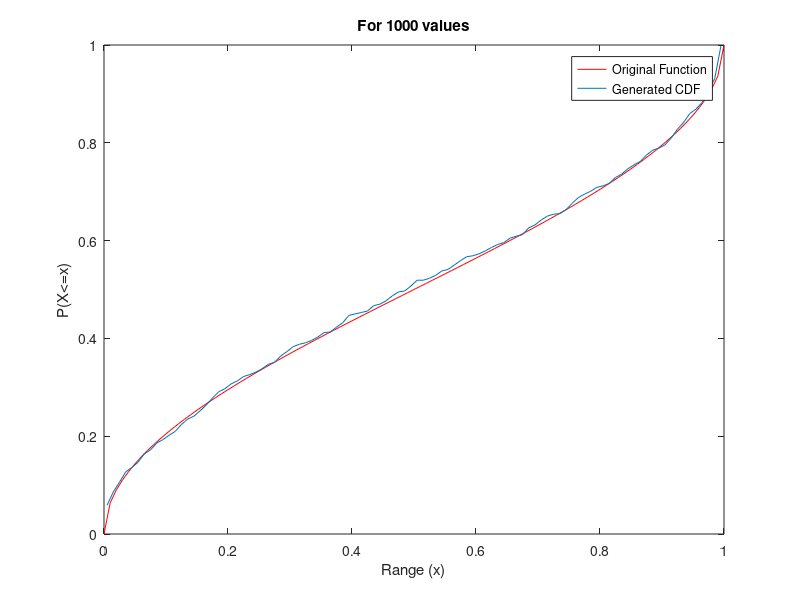
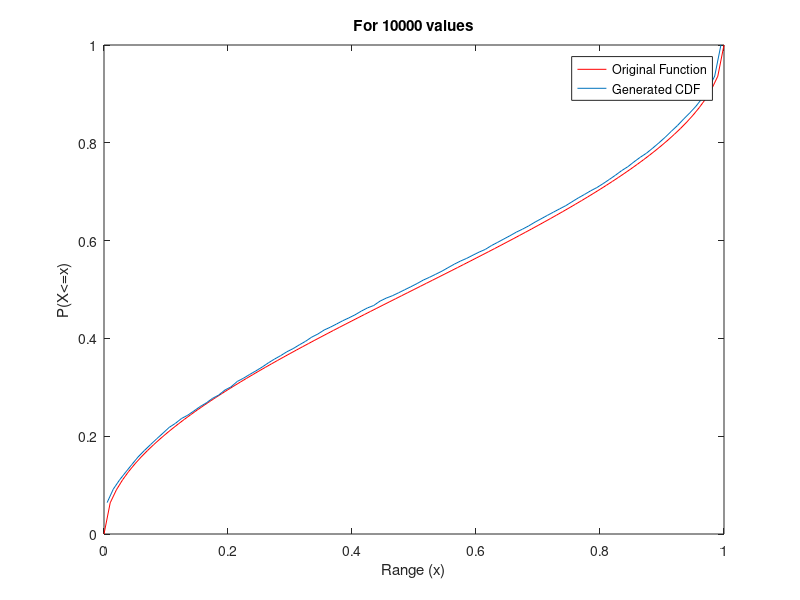
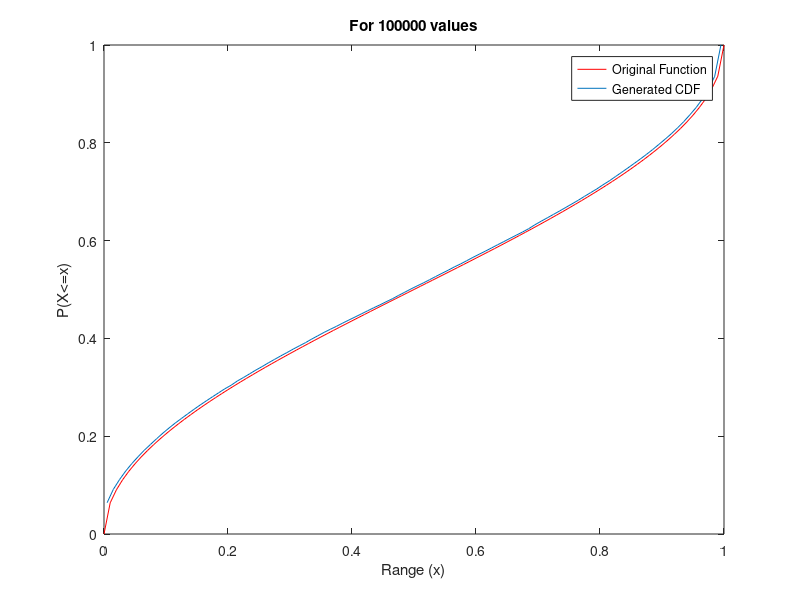

These charts were generated, in order, by the following MATLAB code:
clc
a=34;
b=0;
m=345;
st1=zeros(1000,1);
st2=zeros(10000,1);
st3=zeros(100000,1);
st1(1,1)=3;
st2(1,1)=5;
st3(1,1)=5;
for i=2:17
    st1(i,1)=mod(a*st1(i-1)+b,m);
    st2(i,1)=mod(a*st2(i-1)+b,m);
    st3(i,1)=mod(a*st3(i-1)+b,m);
end
st1=st1/m;
st2=st2/m;
st3=st3/m;
for i=18:1000
    st1(i,1)=st1(i-17,1)-st1(i-5,1);
    if st1(i,1)<0   
        st1(i,1)=st1(i,1)+1;
    end
end
for i=18:10000
    st2(i,1)=st2(i-17,1)-st2(i-5,1);
    if st2(i,1)<0   
        st2(i,1)=st2(i,1)+1;
    end
end
for i=18:100000
    st3(i,1)=st3(i-17,1)-st3(i-5,1);
    if st3(i,1)<0   
        st3(i,1)=st3(i,1)+1;
    end
end
g1=zeros(1000,1);
g2=zeros(10000,1);
g3=zeros(100000,1);
g1=0.5-0.5*cos(st1*pi);
g2=0.5-0.5*cos(st2*pi);
g3=0.5-0.5*cos(st3*pi);
frange=0:0.01:1;
count1=histc(g1,frange);
ans1=zeros(101,1);
ans1(1,1)=count1(1,1);
for i=2:101
    ans1(i,1)=ans1(i-1,1)+count1(i,1);
end
count2=histc(g2,frange);
ans2=zeros(101,1);
ans2(1,1)=count2(1,1);
for i=2:101
    ans2(i,1)=ans2(i-1,1)+count2(i,1);
end
count3=histc(g3,frange);
ans3=zeros(101,1);
ans3(1,1)=count3(1,1);
for i=2:101
    ans3(i,1)=ans3(i-1,1)+count3(i,1);
end
ans1=ans1/1000
ans2=ans2/10000
ans3=ans3/100000
x=0.005:0.01:0.995;
z=0:0.01:1;
y=(2/pi)*asin(sqrt(z));
figure;
plot(z,y,'-r');
title('For 1000 values')
hold on
plot(x,ans1(1:100));
legend('Original Function','Generated CDF')
xlabel('Range (x)');
ylabel('P(X<=x)');
figure;
plot(z,y,'-r');
title('For 10000 values')
hold on
plot(x,ans2(1:100));
legend('Original Function','Generated CDF')
xlabel('Range (x)');
ylabel('P(X<=x)');
figure;
plot(z,y,'-r');
title('For 100000 values')
hold on
plot(x,ans3(1:100));
legend('Original Function','Generated CDF')
xlabel('Range (x)');
ylabel('P(X<=x)');
mean1000=mean(g1)
mean10000=mean(g2)
mean100000=mean(g3)
variance1000=var(g1)
variance10000=var(g2)
variance100000=var(g3)


